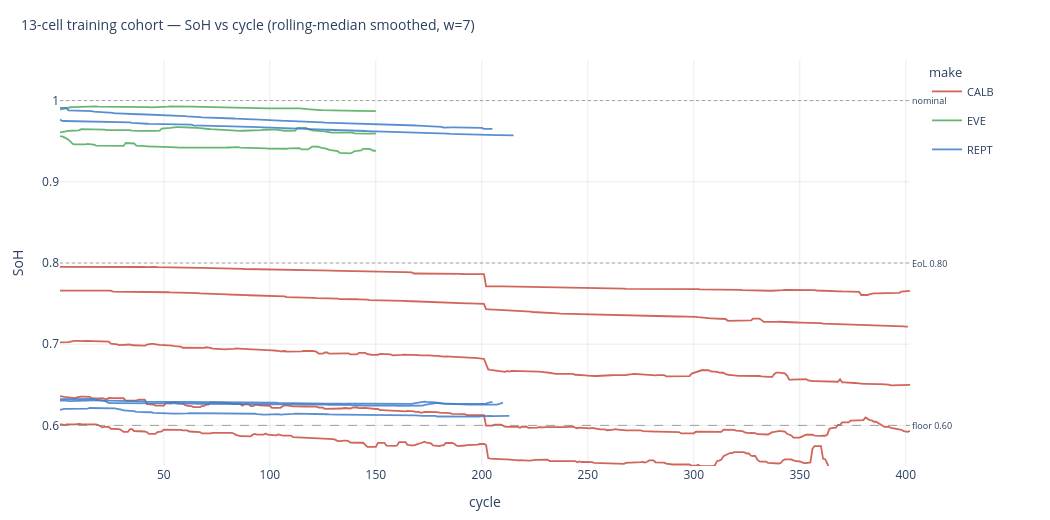

Notebook cell for this chart:
### Markdown cell above
## 1. Clean SoH trajectories — 13 cohort cells

Smoothed with rolling median (window = 7) to suppress single-cycle spikes. Coloured by make; hover shows cell + cycle + SoH.

### Code cell
fig = go.Figure()
for make in ['CALB', 'EVE', 'REPT']:
    color = MAKE_COLOR[make]
    first = True
    for cid in FINAL_COHORT[make]:
        df = traces[make][cid]
        y = _smoothed(df['soh'].values)
        fig.add_trace(go.Scatter(
            x=df['cycle'], y=y, mode='lines',
            name=make if first else None,
            legendgroup=make, showlegend=first,
            line=dict(color=color, width=1.8), opacity=0.85,
            hovertemplate=(f'<b>{make} · {cid}</b><br>cycle %{{x}}<br>'
                            'SoH %{y:.3f}<extra></extra>'),
        ))
        first = False

for y_ref, label in [(1.00, 'nominal'), (0.80, 'EoL 0.80'), (0.60, 'floor 0.60')]:
    fig.add_hline(y=y_ref, line=dict(color='grey', width=0.7,
                                        dash='dot' if y_ref != 0.60 else 'dash'),
                  annotation_text=label, annotation_position='right',
                  annotation_font_size=9)

fig.update_layout(
    title=dict(text='13-cell training cohort — SoH vs cycle (rolling-median smoothed, w=7)',
                x=0.02, font_size=14),
    xaxis=dict(title='cycle', gridcolor='rgba(0,0,0,0.08)'),
    yaxis=dict(title='SoH', range=[0.55, 1.05], gridcolor='rgba(0,0,0,0.08)'),
    legend=dict(orientation='v', x=1.02, y=1.0, title='make', font_size=11),
    plot_bgcolor='white', width=1050, height=520,
    margin=dict(l=60, r=140, t=60, b=50),
)
fig.show()

### Figure 1 — Plotly figure (JSON) as saved in the notebook; plotly's stock layout.template omitted (floating-point values rounded to 4 significant figures; data arrays with more than 128 entries replaced by an {"elided": "..."} marker saying what was removed)
{"data": [{"hovertemplate": "<b>CALB · 0003</b><br>cycle %{x}<br>SoH %{y:.3f}<extra></extra>", "legendgroup": "CALB", "line": {"color": "#c94a3c", "width": 1.8}, "mode": "lines", "name": "CALB", "opacity": 0.85, "showlegend": true, "type": "scatter", "x": {"elided": "402 int values"}, "y": {"elided": "402 float values"}}, {"hovertemplate": "<b>CALB · 0008</b><br>cycle %{x}<br>SoH %{y:.3f}<extra></extra>", "legendgroup": "CALB", "line": {"color": "#c94a3c", "width": 1.8}, "mode": "lines", "opacity": 0.85, "showlegend": false, "type": "scatter", "x": {"elided": "402 int values"}, "y": {"elided": "402 float values"}}, {"hovertemplate": "<b>CALB · 0009</b><br>cycle %{x}<br>SoH %{y:.3f}<extra></extra>", "legendgroup": "CALB", "line": {"color": "#c94a3c", "width": 1.8}, "mode": "lines", "opacity": 0.85, "showlegend": false, "type": "scatter", "x": {"elided": "402 int values"}, "y": {"elided": "402 float values"}}, {"hovertemplate": "<b>CALB · 0010</b><br>cycle %{x}<br>SoH %{y:.3f}<extra></extra>", "legendgroup": "CALB", "line": {"color": "#c94a3c", "width": 1.8}, "mode": "lines", "opacity": 0.85, "showlegend": false, "type": "scatter", "x": {"elided": "401 int values"}, "y": {"elided": "401 float values"}}, {"hovertemplate": "<b>CALB · 0015</b><br>cycle %{x}<br>SoH %{y:.3f}<extra></extra>", "legendgroup": "CALB", "line": {"color": "#c94a3c", "width": 1.8}, "mode": "lines", "opacity": 0.85, "showlegend": false, "type": "scatter", "x": {"elided": "402 int values"}, "y": {"elided": "402 float values"}}, {"hovertemplate": "<b>EVE · 0002</b><br>cycle %{x}<br>SoH %{y:.3f}<extra></extra>", "legendgroup": "EVE", "line": {"color": "#4dab5c", "width": 1.8}, "mode": "lines", "name": "EVE", "opacity": 0.85, "showlegend": true, "type": "scatter", "x": {"elided": "150 int values"}, "y": {"elided": "150 float values"}}, {"hovertemplate": "<b>EVE · 0004</b><br>cycle %{x}<br>SoH %{y:.3f}<extra></extra>", "legendgroup": "EVE", "line": {"color": "#4dab5c", "width": 1.8}, "mode": "lines", "opacity": 0.85, "showlegend": false, "type": "scatter", "x": {"elided": "150 int values"}, "y": {"elided": "150 float values"}}, {"hovertemplate": "<b>EVE · 0008</b><br>cycle %{x}<br>SoH %{y:.3f}<extra></extra>", "legendgroup": "EVE", "line": {"color": "#4dab5c", "width": 1.8}, "mode": "lines", "opacity": 0.85, "showlegend": false, "type": "scatter", "x": {"elided": "150 int values"}, "y": {"elided": "150 float values"}}, {"hovertemplate": "<b>REPT · 0004</b><br>cycle %{x}<br>SoH %{y:.3f}<extra></extra>", "legendgroup": "REPT", "line": {"color": "#3c7cc9", "width": 1.8}, "mode": "lines", "name": "REPT", "opacity": 0.85, "showlegend": true, "type": "scatter", "x": {"elided": "205 int values"}, "y": {"elided": "205 float values"}}, {"hovertemplate": "<b>REPT · 0007</b><br>cycle %{x}<br>SoH %{y:.3f}<extra></extra>", "legendgroup": "REPT", "line": {"color": "#3c7cc9", "width": 1.8}, "mode": "lines", "opacity": 0.85, "showlegend": false, "type": "scatter", "x": {"elided": "205 int values"}, "y": {"elided": "205 float values"}}, {"hovertemplate": "<b>REPT · 0012</b><br>cycle %{x}<br>SoH %{y:.3f}<extra></extra>", "legendgroup": "REPT", "line": {"color": "#3c7cc9", "width": 1.8}, "mode": "lines", "opacity": 0.85, "showlegend": false, "type": "scatter", "x": {"elided": "210 int values"}, "y": {"elided": "210 float values"}}, {"hovertemplate": "<b>REPT · 0046</b><br>cycle %{x}<br>SoH %{y:.3f}<extra></extra>", "legendgroup": "REPT", "line": {"color": "#3c7cc9", "width": 1.8}, "mode": "lines", "opacity": 0.85, "showlegend": false, "type": "scatter", "x": {"elided": "213 int values"}, "y": {"elided": "213 float values"}}, {"hovertemplate": "<b>REPT · 0057</b><br>cycle %{x}<br>SoH %{y:.3f}<extra></extra>", "legendgroup": "REPT", "line": {"color": "#3c7cc9", "width": 1.8}, "mode": "lines", "opacity": 0.85, "showlegend": false, "type": "scatter", "x": {"elided": "215 int values"}, "y": {"elided": "215 float values"}}], "layout": {"annotations": [{"font": {"size": 9}, "showarrow": false, "text": "nominal", "x": 1, "xanchor": "left", "xref": "x domain", "y": 1.0, "yanchor": "middle", "yref": "y"}, {"font": {"size": 9}, "showarrow": false, "text": "EoL 0.80", "x": 1, "xanchor": "left", "xref": "x domain", "y": 0.8, "yanchor": "middle", "yref": "y"}, {"font": {"size": 9}, "showarrow": false, "text": "floor 0.60", "x": 1, "xanchor": "left", "xref": "x domain", "y": 0.6, "yanchor": "middle", "yref": "y"}], "height": 520, "legend": {"font": {"size": 11}, "orientation": "v", "title": {"text": "make"}, "x": 1.02, "y": 1.0}, "margin": {"b": 50, "l": 60, "r": 140, "t": 60}, "plot_bgcolor": "white", "shapes": [{"line": {"color": "grey", "dash": "dot", "width": 0.7}, "type": "line", "x0": 0, "x1": 1, "xref": "x domain", "y0": 1.0, "y1": 1.0, "yref": "y"}, {"line": {"color": "grey", "dash": "dot", "width": 0.7}, "type": "line", "x0": 0, "x1": 1, "xref": "x domain", "y0": 0.8, "y1": 0.8, "yref": "y"}, {"line": {"color": "grey", "dash": "dash", "width": 0.7}, "type": "line", "x0": 0, "x1": 1, "xref": "x domain", "y0": 0.6, "y1": 0.6, "yref": "y"}], "title": {"font": {"size": 14}, "text": "13-cell training cohort — SoH vs cycle (rolling-median smoothed, w=7)", "x": 0.02}, "width": 1050, "xaxis": {"gridcolor": "rgba(0,0,0,0.08)", "title": {"text": "cycle"}}, "yaxis": {"gridcolor": "rgba(0,0,0,0.08)", "range": [0.55, 1.05], "title": {"text": "SoH"}}}}
